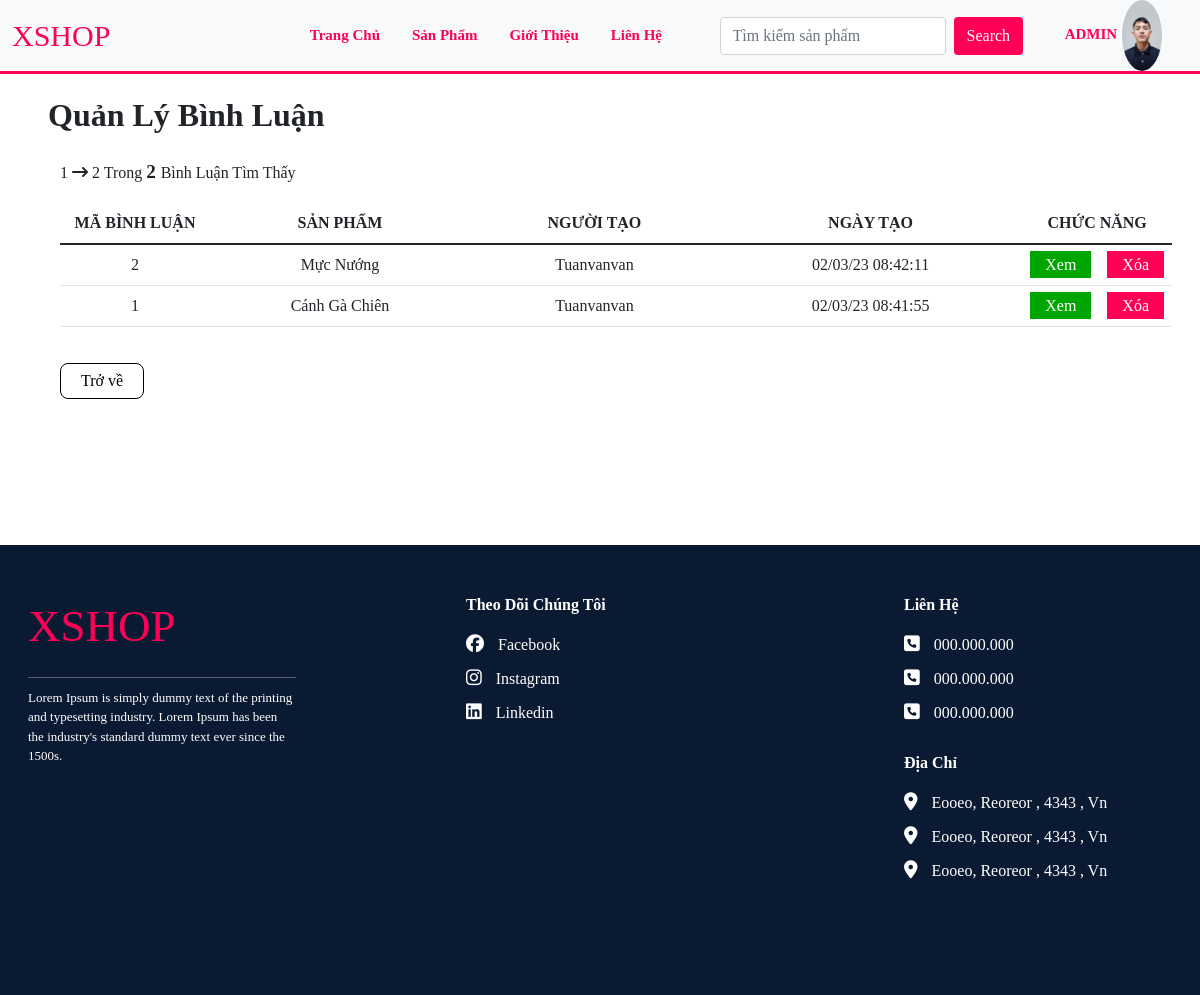
Screenshot of /admin/comment.php (signed in) with the database file from the repository.
### tables this page shows
CREATE TABLE `comment` (
  `comment_id` int(11) NOT NULL,
  `comment_content` varchar(255) NOT NULL,
  `product_id` int(11) NOT NULL,
  `username` varchar(20) NOT NULL,
  `comment_date` datetime NOT NULL DEFAULT current_timestamp()
);

CREATE TABLE `product` (
  `product_id` int(11) NOT NULL,
  `product_name` varchar(255) NOT NULL,
  `product_price` double(10,2) NOT NULL DEFAULT 0.00,
  `product_quantity` int(11) NOT NULL DEFAULT 0,
  `product_img` varchar(255) NOT NULL DEFAULT 'default_img.jpg',
  `product_description` text DEFAULT NULL,
  `product_views` int(11) NOT NULL DEFAULT 0,
  `category_id` int(11) NOT NULL,
  `product_date_added` datetime NOT NULL DEFAULT current_timestamp(),
  `product_discount` int(11) DEFAULT 0,
  `product_special` bit(1) NOT NULL
);

### global.php (called while the page is built, shortened)
<?php
$host = 'localhost';
$dbname = 'xshop';
$usernameDB = 'root';
$passwordDB = '';
try {
     $connect = new PDO("mysql:host=$host;dbname=$dbname;charset=utf8", $usernameDB, $passwordDB);
} catch (PDOException $err) {
     echo "connect bug:<br>" . $err->getMessage();
}
function queryDB($sql, $fetchData = false, $fetchAll = true)
{
     global $connect;
     try {
          $stmt = $connect->prepare($sql);
          $stmt->execute();
          if ($fetchData) {
               if ($fetchAll) {
                    return $stmt->fetchAll(PDO::FETCH_ASSOC);
               }
               return $stmt->fetch(PDO::FETCH_ASSOC);
          }
     } catch (PDOException $err) {
          echo "Query to DB bug:<br>" . $err->getMessage();
     } finally {
          unset($stmt, $connect);
     }
}

### admin/comment.php (the view, shortened to what this page needs)
<?php
require_once '../global.php';
$sql = "SELECT
c.*,
p.product_name
FROM
`comment` c
LEFT JOIN product p ON
p.product_id = c.product_id
ORDER BY
`comment_date`
DESC
";
$categoryArr = queryDB($sql, 1);
$productArr = array_chunk($categoryArr, 5);
if (isset($_GET['indexPage'])) {
     $indexPage = $_GET["indexPage"];
} else {
     $indexPage = 0;
}
$indexDisplay = $indexPage;
$nowIndexFrom = ($indexDisplay + 1) * 5;
$i = 0;
?>
<!DOCTYPE html>
<html lang="en">
<head>
     <link rel="stylesheet" href="../content/css/login.css">
     <link rel="stylesheet" href="../content/css/profile.css">
     <link rel="stylesheet" href="../content/css/manage.css">
     <link rel="stylesheet" href="../content/css/productdetail.css">
</head>
<body>
     <?php
     require_once "../site/menu.php";
     ?>
     <div class="row mx-0 manage-link-section p-3 ps-sm-5" style="min-height: 300px;">
          <h2 class="text-capitalize fw-bold fs-2 px-0">Quản lý bình luận</h2>
          <div class="container">
               <div class="col result-found my-3">
                    <p class="text-capitalize mb-0">
                         <?= $nowIndexFrom - 4 ?> <i class="fa-solid fa-arrow-right-long"></i> <?= $nowIndexFrom > count($categoryArr) ? count($categoryArr) : $nowIndexFrom ?> trong <span style="font-weight: 700; font-size:larger">
                              <?= count($categoryArr) ?>
                         </span>
                         bình luận tìm thấy
                    </p>
               </div>
               <?php if (count($productArr) > 0) : ?>
                    <table class="table table-manage">
                         <thead class="thead-dark">
                              <tr>
                                   <th>Mã bình luận</th>
                                   <th>sản phẩm</th>
                                   <th>người tạo</th>
                                   <th>ngày tạo</th>
                                   <th colspan="2">chức năng</th>
                              </tr>
                         </thead>
                         <tbody>
                              <?php foreach ($productArr[$indexDisplay] as $cate) : ?>
                                   <tr>
                                        <td class="table-item-id"><?= $cate['comment_id'] ?></td>
                                        <td class="table-item-name"><?= $cate['product_name'] ?></td>
                                        <td class="table-item-name"><?= $cate['username'] ?></td>
                                        <td class="table-item-name">
                                             <?php $date = date_create($cate['comment_date']); ?>
                                             <?= date_format($date, "d/m/y H:i:s") ?>
                                        </td>
                                        <td class="table-function">
                                             <a href="#" data-bs-toggle="modal" data-bs-target="#myModal<?= $i ?>">
                                                  Xem
                                             </a>
                                        </td>
                                        <td class="table-function"><a href="./commentdel.php?cateid=<?= $cate['comment_id'] ?>" onclick="return confirm('Xóa thật không?');">xóa</a></td>
                                   </tr>
                                   <?php $i++ ?>
                              <?php endforeach; ?>
                         </tbody>
                    </table>
               <?php else : ?>
                    <p class="text-danger">Không có kết quả nào!</p>
               <?php endif; ?>
               <a class="insert_foot_btn back-btn" href="./adminmanager.php">Trở về</a>
          </div>
     </div>
     <?php require_once "../site/footer.php"; ?>
</body>
</html>

### content/css/manage.css (style rules this page uses)
.insert_foot_btn { margin-right: 10px; margin-top: 20px; padding: 5px 20px; text-decoration: none; color: #000; background: #fff; border: 1px solid #000; display: inline-block; width: auto; border-radius: 8px; }
table.table-manage > thead > tr > th { text-transform: uppercase; text-align: center; vertical-align: text-bottom; }
table.table-manage > tbody > tr > td { text-transform: capitalize; width: auto; text-align: center; }
table.table-manage > tbody > tr > td > a { text-decoration: none; color: #fff; background: #00a600; padding: 5px 15px; cursor: pointer; }
table.table-manage > tbody > tr > td:last-child > a { background: #ff0056; }
.table-item-id { width: 150px !important; max-width: 100%; }
.table-function { width: 20px !important; max-width: 100%; }
.manage-link-section > div.container { overflow-x: scroll; }
.back-btn { margin-bottom: 30px; }

### site/menu.php (style rules this page uses)
* { padding: 0; margin: 0; box-sizing: border-box; font-family: open-sans; }

### rows the page displays
comment: comment_id "2", product.product_name "Mực Nướng", username "Tuanvanvan", comment_date "02/03/23 08:42:11"
comment: comment_id "1", product.product_name "Cánh Gà Chiên", username "Tuanvanvan", comment_date "02/03/23 08:41:55"

### other values shown
$_SESSION['userLogin']['user_nickname'] "ADMIN"
$nowIndexFrom - 4 "1"
count($categoryArr) "2"
